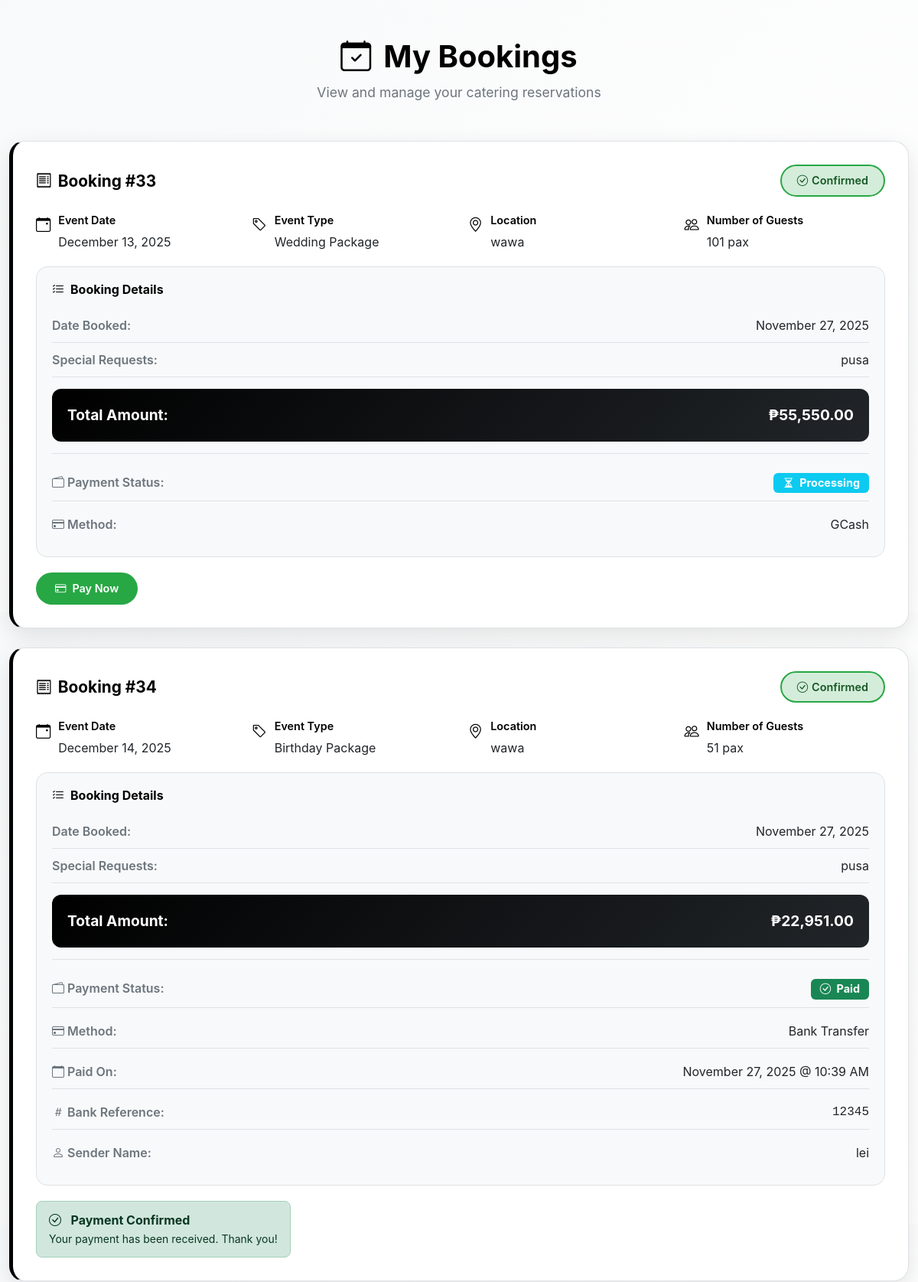
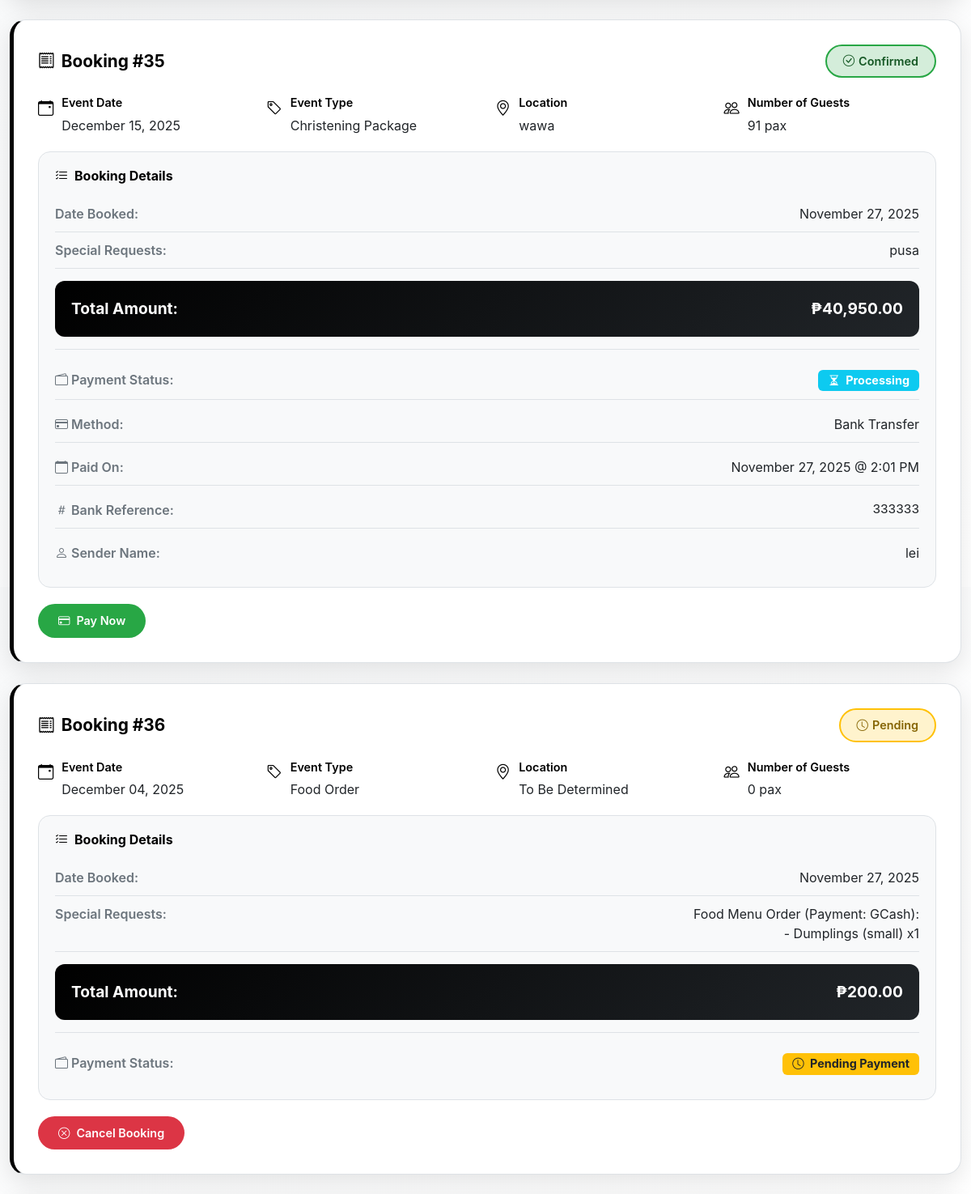
/my_bookings.php (signed in, upper part), run on the app's committed database (2 pictures, top to bottom).
### tables this page shows
CREATE TABLE `quotation` (
  `QuotationID` int(11) NOT NULL,
  `BookingID` int(11) DEFAULT NULL,
  `AdminID` int(11) DEFAULT NULL,
  `SpecialRequest` text DEFAULT NULL,
  `EstimatedPrice` decimal(10,2) DEFAULT NULL,
  `Status` enum('Pending','Approved','Rejected') DEFAULT 'Pending',
  `SpecialRequestPrice` decimal(10,2) DEFAULT 0.00,
  `SpecialRequestItems` longtext DEFAULT NULL CHECK (json_valid(`SpecialRequestItems`))
);

CREATE TABLE `booking` (
  `BookingID` int(11) NOT NULL,
  `ClientID` int(11) DEFAULT NULL,
  `EventType` varchar(50) DEFAULT NULL,
  `DateBooked` date DEFAULT NULL,
  `EventDate` date DEFAULT NULL,
  `EventLocation` text DEFAULT NULL,
  `NumberOfGuests` int(11) DEFAULT NULL,
  `SpecialRequests` text DEFAULT NULL,
  `Status` enum('Pending','Confirmed','Completed','Cancelled') DEFAULT NULL,
  `TotalAmount` decimal(10,2) DEFAULT NULL,
  `CreatedAt` timestamp NOT NULL DEFAULT current_timestamp(),
  `UpdatedAt` timestamp NOT NULL DEFAULT current_timestamp() ON UPDATE current_timestamp(),
  `PaymentStatus` enum('Pending Payment','Processing','Paid','Failed') DEFAULT 'Pending Payment',
  `PaymentMethod` enum('Cash','GCash','Bank Transfer') DEFAULT NULL,
  `BankReferenceNumber` varchar(100) DEFAULT NULL,
  `BankSenderName` varchar(255) DEFAULT NULL,
  `PaymentDate` datetime DEFAULT NULL,
  `GCashReference` varchar(100) DEFAULT NULL
);

### includes/security.php (called while the page is built, shortened)
<?php
function getClientID() {
    return isset($_SESSION['client_id']) ? (int)$_SESSION['client_id'] : null;
}
?>

### my_bookings.php (the view, shortened to what this page needs)
<?php
require_once 'includes/security.php';
$conn = getDB();
$client_id = getClientID();
$bookingsQuery = "
    SELECT
        b.*,
        b.GCashReference,
        b.BankReferenceNumber,
        b.BankSenderName,
        b.PaymentMethod,
        b.PaymentStatus,
        b.PaymentDate,
        p.PackageName,
        p.PackPrice,
        q.QuotationID,
        q.EstimatedPrice as QuotationPrice,
        q.SpecialRequestPrice,
        q.SpecialRequestItems,
        (q.EstimatedPrice + IFNULL(q.SpecialRequestPrice, 0)) as TotalQuotationPrice,
        q.Status as QuotationStatus,
        q.SpecialRequest as QuotationDetails,
        GROUP_CONCAT(DISTINCT m.DishName SEPARATOR ', ') AS MenuItems
    FROM booking b
    LEFT JOIN booking_package bp ON b.BookingID = bp.BookingID
    LEFT JOIN package p ON bp.PackageID = p.PackageID
    LEFT JOIN booking_menu bm ON b.BookingID = bm.BookingID
    LEFT JOIN menu m ON bm.MenuID = m.MenuID
    LEFT JOIN quotation q ON b.BookingID = q.BookingID
    WHERE b.ClientID = ?
    GROUP BY b.BookingID
    ORDER BY b.DateBooked DESC
";
$stmt = $conn->prepare($bookingsQuery);
$stmt->bind_param("i", $client_id);
$stmt->execute();
$bookings = $stmt->get_result();
?>
<!DOCTYPE html>
<html lang="en">
<head>
    <link href="https://cdn.jsdelivr.net/npm/bootstrap@5.3.3/dist/css/bootstrap.min.css" rel="stylesheet">
    <link href="https://cdn.jsdelivr.net/npm/bootstrap-icons@1.11.1/font/bootstrap-icons.css" rel="stylesheet">
</head>
<body>
    <div class="container">
        <div class="page-header">
            <h1><i class="bi bi-calendar-check me-3"></i>My Bookings</h1>
            <p>View and manage your catering reservations</p>
        </div>
        <?php if ($bookings->num_rows > 0): ?>
            <?php while ($booking = $bookings->fetch_assoc()): ?>
                <div class="booking-card <?= $booking['Status'] === 'Cancelled' ? 'cancelled' : '' ?>">
                    <div class="booking-header">
                        <div class="booking-id">
                            <i class="bi bi-receipt me-2"></i>Booking #<?= $booking['BookingID'] ?>
                        </div>
                        <span class="status-badge status-<?= strtolower($booking['Status']) ?>">
                            <?php if ($booking['Status'] === 'Cancelled'): ?>
                                <i class="bi bi-x-circle"></i>
                            <?php elseif ($booking['Status'] === 'Pending'): ?>
                                <i class="bi bi-clock"></i>
                            <?php elseif ($booking['Status'] === 'Confirmed'): ?>
                                <i class="bi bi-check-circle"></i>
                            <?php elseif ($booking['Status'] === 'Completed'): ?>
                                <i class="bi bi-check-all"></i>
                            <?php endif; ?>
                            <?= htmlspecialchars($booking['Status']) ?>
                        </span>
                    </div>
                    <div class="booking-info">
                        <div class="info-item">
                            <i class="bi bi-calendar-event"></i>
                            <div>
                                <div class="info-label">Event Date</div>
                                <div class="info-value"><?= date('F d, Y', strtotime($booking['EventDate'])) ?></div>
                            </div>
                        </div>
                        <div class="info-item">
                            <i class="bi bi-tag"></i>
                            <div>
                                <div class="info-label">Event Type</div>
                                <div class="info-value"><?= htmlspecialchars($booking['EventType']) ?></div>
                            </div>
                        </div>
                        <div class="info-item">
                            <i class="bi bi-geo-alt"></i>
                            <div>
                                <div class="info-label">Location</div>
                                <div class="info-value"><?= htmlspecialchars($booking['EventLocation']) ?></div>
                            </div>
                        </div>
                        <div class="info-item">
                            <i class="bi bi-people"></i>
                            <div>
                                <div class="info-label">Number of Guests</div>
                                <div class="info-value"><?= number_format($booking['NumberOfGuests']) ?> pax</div>
                            </div>
                        </div>
                    </div>
                    <div class="booking-details">
                        <h6><i class="bi bi-list-check me-2"></i>Booking Details</h6>
                        <div class="detail-row">
                            <span class="detail-label">Date Booked:</span>
                            <span class="detail-value"><?= date('F d, Y', strtotime($booking['DateBooked'])) ?></span>
                        </div>
                        <?php if ($booking['SpecialRequests']): ?>
                            <div class="detail-row">
                                <span class="detail-label">Special Requests:</span>
                                <span class="detail-value"><?= nl2br(htmlspecialchars($booking['SpecialRequests'])) ?></span>
                            </div>
                        <?php endif; ?>
                        <div class="total-amount">
                            <span>Total Amount:</span>
                            <span>₱<?= number_format($booking['TotalAmount'], 2) ?></span>
                        </div>
                        <?php if ($booking['PaymentStatus']): ?>
                            <div style="margin-top: 15px; padding-top: 15px; border-top: 1px solid var(--border-gray);">
                                <div class="detail-row">
                                    <span class="detail-label">
                                        <i class="bi bi-wallet2 me-1"></i>Payment Status:
                                    </span>
                                    <span class="detail-value">
                                        <?php
                                        $paymentStatusClasses = [
                                            'Pending Payment' => 'badge bg-warning text-dark',
                                            'Processing' => 'badge bg-info',
                                            'Paid' => 'badge bg-success',
                                            'Failed' => 'badge bg-danger'
                                        ];
                                        $statusClass = $paymentStatusClasses[$booking['PaymentStatus']] ?? 'badge bg-secondary';
                                        ?>
                                        <span class="<?= $statusClass ?>" style="font-size: 0.9rem; padding: 6px 12px;">
                                            <?php if ($booking['PaymentStatus'] === 'Paid'): ?>
                                                <i class="bi bi-check-circle me-1"></i>
                                            <?php elseif ($booking['PaymentStatus'] === 'Processing'): ?>
                                                <i class="bi bi-hourglass-split me-1"></i>
                                            <?php elseif ($booking['PaymentStatus'] === 'Failed'): ?>
                                                <i class="bi bi-exclamation-circle me-1"></i>
                                            <?php else: ?>
                                                <i class="bi bi-clock me-1"></i>
                                            <?php endif; ?>
                                            <?= htmlspecialchars($booking['PaymentStatus']) ?>
                                        </span>
                                    </span>
                                </div>
                                <?php if ($booking['PaymentMethod']): ?>
                                    <div class="detail-row" style="margin-top: 8px;">
                                        <span class="detail-label">
                                            <i class="bi bi-credit-card me-1"></i>Method:
                                        </span>
                                        <span class="detail-value"><?= htmlspecialchars($booking['PaymentMethod']) ?></span>
                                    </div>
                                <?php endif; ?>
                                <?php if ($booking['PaymentDate']): ?>
                                    <div class="detail-row" style="margin-top: 8px;">
                                        <span class="detail-label">
                                            <i class="bi bi-calendar me-1"></i>Paid On:
                                        </span>
                                        <span class="detail-value"><?= date('F d, Y @ g:i A', strtotime($booking['PaymentDate'])) ?></span>
                                    </div>
                                <?php endif; ?>
                                    <?php if ($booking['BankReferenceNumber']): ?>
                                        <div class="detail-row" style="margin-top: 8px;">
                                            <span class="detail-label">
                                                <i class="bi bi-hash me-1"></i>Bank Reference:
                                            </span>
                                            <span class="detail-value" style="font-family: monospace;"><?= htmlspecialchars($booking['BankReferenceNumber']) ?></span>
                                        </div>
                                    <?php endif; ?>
                                    <?php if ($booking['BankSenderName']): ?>
                                        <div class="detail-row" style="margin-top: 8px;">
                                            <span class="detail-label">
                                                <i class="bi bi-person me-1"></i>Sender Name:
                                            </span>
                                            <span class="detail-value"><?= htmlspecialchars($booking['BankSenderName']) ?></span>
                                        </div>
                                    <?php endif; ?>
                            </div>
                        <?php endif; ?>
                    </div>
                    <div class="action-buttons">
                        <?php if ($booking['Status'] === 'Pending'): ?>
                            <button class="btn btn-action btn-cancel" onclick="cancelBooking(<?= $booking['BookingID'] ?>)">
                                <i class="bi bi-x-circle me-2"></i>Cancel Booking
                            </button>
                        <?php elseif ($booking['Status'] === 'Confirmed'): ?>
                            <?php if ($booking['PaymentStatus'] === 'Paid'): ?>
                                <div class="alert alert-success mb-0" style="border-radius: 8px; padding: 12px 16px;">
                                    <i class="bi bi-check-circle me-2"></i>
                                    <strong>Payment Confirmed</strong>
                                    <br><small>Your payment has been received. Thank you!</small>
                                </div>
                            <?php else: ?>
                                <button class="btn btn-action btn-pay"
                                    data-booking-id="<?= $booking['BookingID'] ?>"
                                    data-amount="<?= $booking['TotalAmount'] ?>"
                                    data-event-date="<?= $booking['EventDate'] ?>"
                                    data-quotation-id="<?= $booking['QuotationID'] ?>"
                                    data-quotation-price="<?= $booking['QuotationPrice'] ?>"
                                    data-special-request-price="<?= $booking['SpecialRequestPrice'] ?? 0 ?>"
                                    data-special-request-items="<?= htmlspecialchars($booking['SpecialRequestItems'] ?? '[]') ?>"
                                    data-quotation-details="<?= htmlspecialchars($booking['QuotationDetails'] ?? '') ?>"
                                    onclick="showPaymentModalSafe(this)">
                                <i class="bi bi-credit-card me-2"></i>Pay Now
                            </button>
                            <?php endif; ?>
                        <?php endif; ?>
                    </div>
                </div>
            <?php endwhile; ?>
        <?php endif; ?>
    </div>
</body>
</html>

### data on the page
quotation: BookingID.BookingID "33", BookingID.Status "Confirmed", BookingID.EventDate "December 13, 2025", BookingID.EventType "Wedding Package", BookingID.EventLocation "wawa", BookingID.NumberOfGuests "101", BookingID.DateBooked "November 27, 2025", BookingID.SpecialRequests "pusa", BookingID.TotalAmount "55,550.00", BookingID.PaymentStatus "Processing", BookingID.PaymentMethod "GCash"
quotation: BookingID.BookingID "34", BookingID.Status "Confirmed", BookingID.EventDate "December 14, 2025", BookingID.EventType "Birthday Package", BookingID.EventLocation "wawa", BookingID.NumberOfGuests "51", BookingID.DateBooked "November 27, 2025", BookingID.SpecialRequests "pusa", BookingID.TotalAmount "22,951.00", BookingID.PaymentStatus "Paid", BookingID.PaymentMethod "Bank Transfer", BookingID.PaymentDate "November 27, 2025 @ 10:39 AM", BookingID.BankReferenceNumber "12345", BookingID.BankSenderName "lei", shows "Payment Confirmed"
quotation: BookingID.BookingID "35", BookingID.Status "Confirmed", BookingID.EventDate "December 15, 2025", BookingID.EventType "Christening Package", BookingID.EventLocation "wawa", BookingID.NumberOfGuests "91", BookingID.DateBooked "November 27, 2025", BookingID.SpecialRequests "pusa", BookingID.TotalAmount "40,950.00", BookingID.PaymentStatus "Processing", BookingID.PaymentMethod "Bank Transfer", BookingID.PaymentDate "November 27, 2025 @ 2:01 PM", BookingID.BankReferenceNumber "333333", BookingID.BankSenderName "lei"
quotation: BookingID.BookingID "36", BookingID.Status "Pending", BookingID.EventDate "December 04, 2025", BookingID.EventType "Food Order", BookingID.EventLocation "To Be Determined", BookingID.NumberOfGuests "0", BookingID.DateBooked "November 27, 2025", BookingID.SpecialRequests "Food Menu Order (Payment: GCash): - Dumplings (small) x1", BookingID.TotalAmount "200.00", BookingID.PaymentStatus "Pending Payment"
